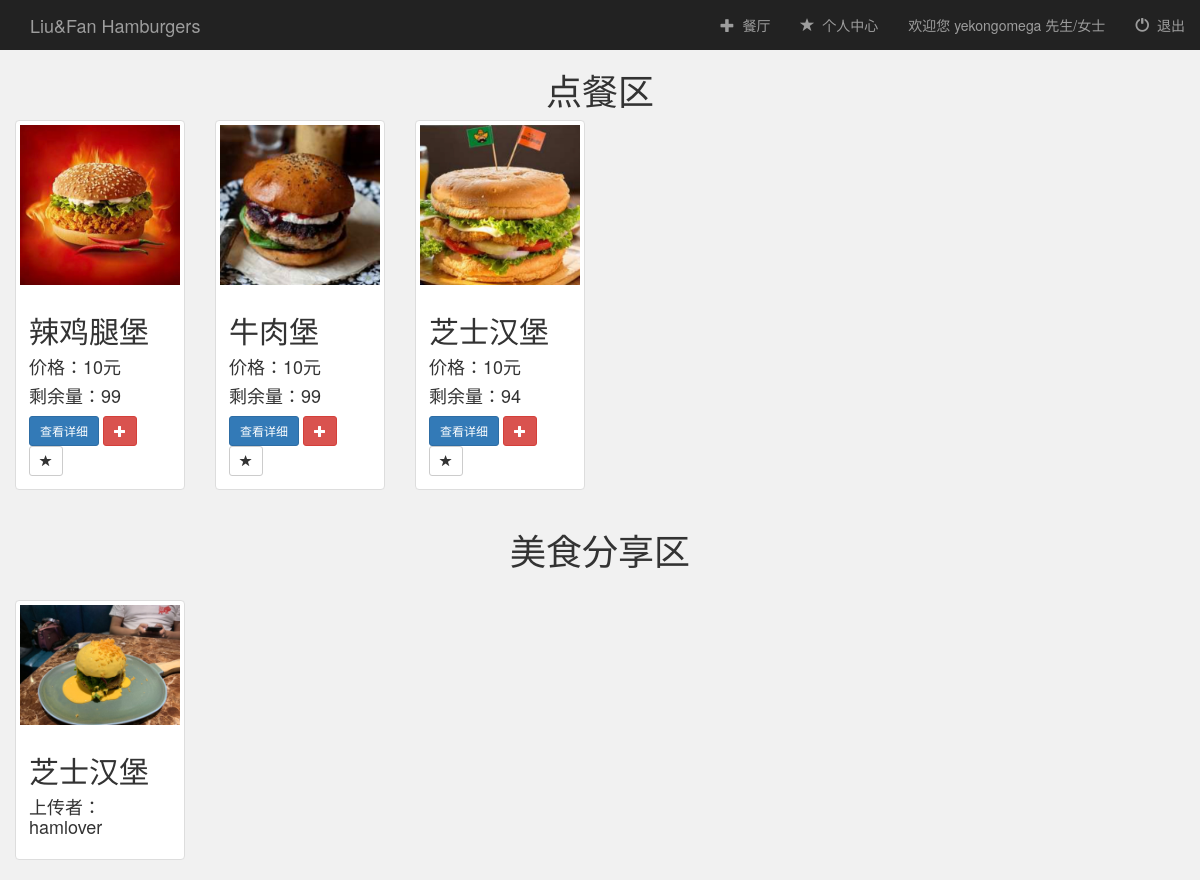
/booksystem/buy/ (signed in), run on the app's committed database.
### booksystem/models.py (models this page shows)
class Store(models.Model):
    food = models.CharField(max_length=100, null=True)
    logo = models.FileField(default=0)
    price = models.IntegerField(null=True)
    quantity = models.IntegerField(null=True)

class Create(models.Model):
    user = models.ForeignKey(User, default=1) # 有了这个字段之后，默认的后台添加失效，必须要自定义Form，除去这个字段
    create_food = models.CharField(max_length=100, null=True)
    create_logo = models.FileField(default=0)

### booksystem/views.py (the view)
# urls.py: url(r'^buy/store/(?P<store_id>[0-9]+)/$', views.book, name='book'),
def buy(request):
    if not request.user.is_authenticated():
        return render(request, 'booksystem/login.html')
    else:
        store_result = Store.objects.all()
        create_result = Create.objects.all()
        return render(request, 'booksystem/buy.html', {
            'username': request.user.username,
            'store_result': store_result,
            'create_result': create_result})

### booksystem/templates/booksystem/buy.html (shortened to what this page needs)
{% extends 'booksystem/base.html' %}
{% block login_display %}
    <a href="#">欢迎您 {{ username }} 先生/女士</a>
{% endblock %}
{% block content %}
    <div class="store_result-container container-fluid">
        <div class="row">
            <div class="col-sm-12">
                <center><h1>点餐区</h1></center>
            </div>
            {% for store in store_result %}
                <div class="col-sm-4 col-lg-2">
                    <div class="thumbnail">
                        <a href="{% url 'booksystem:detail' store.id %}">
                            <img src="{{ store.logo.url }}" class="img-responsive">
                        </a>
                        <div class="caption">
                            <h2>{{ store.food }}</h2>
                            <h4>价格：{{ store.price }}元</h4>
                            <h4>剩余量：{{ store.quantity }}</h4>
                            <a href="{% url 'booksystem:detail' store.id %}" class="btn btn-primary btn-sm" role="button">查看详细</a>
                            <button type="submit" class="btn btn-sm btn-danger" onclick="book({{ store.id }})">
                                    <span class="glyphicon glyphicon-plus"></span>
                            </button>
                            <a href="{% url 'booksystem:detail' store.id %}" class="btn btn-default btn-sm btn-favorite" role="button">
                                <span class="glyphicon glyphicon-star{% if like.is_favourite %}active{% endif %}"></span>
                            </a>
                        </div>
                    </div>
                </div>
            {% endfor %}
        </div>
    </div>
    <div class="col-sm-12">
        <center><h1>美食分享区</h1></center>
    </div>
    <div class="store_result-container container-fluid">
        <div class="row">
            <div class="col-sm-12">
            </div>
            {% for create in create_result %}
                <div class="col-sm-4 col-lg-2">
                    <div class="thumbnail">
                            <img src="{{ create.create_logo.url }}" class="img-responsive">
                        <div class="caption">
                            <h2>{{ create.create_food }}</h2>
                            <h4>上传者：{{ create.user }}</h4>
                        </div>
                    </div>
                </div>
            {% endfor %}
        </div>
    </div>
{% endblock %}

### data on the page
Store: logo (picture), food "辣鸡腿堡", price "10", quantity "99"
Store: logo (picture), food "牛肉堡", price "10", quantity "99"
Store: logo (picture), food "芝士汉堡", price "10", quantity "94"
Create: create_logo (picture), create_food "芝士汉堡", user "hamlover"

### other printed values
{{ username }} "yekongomega"
